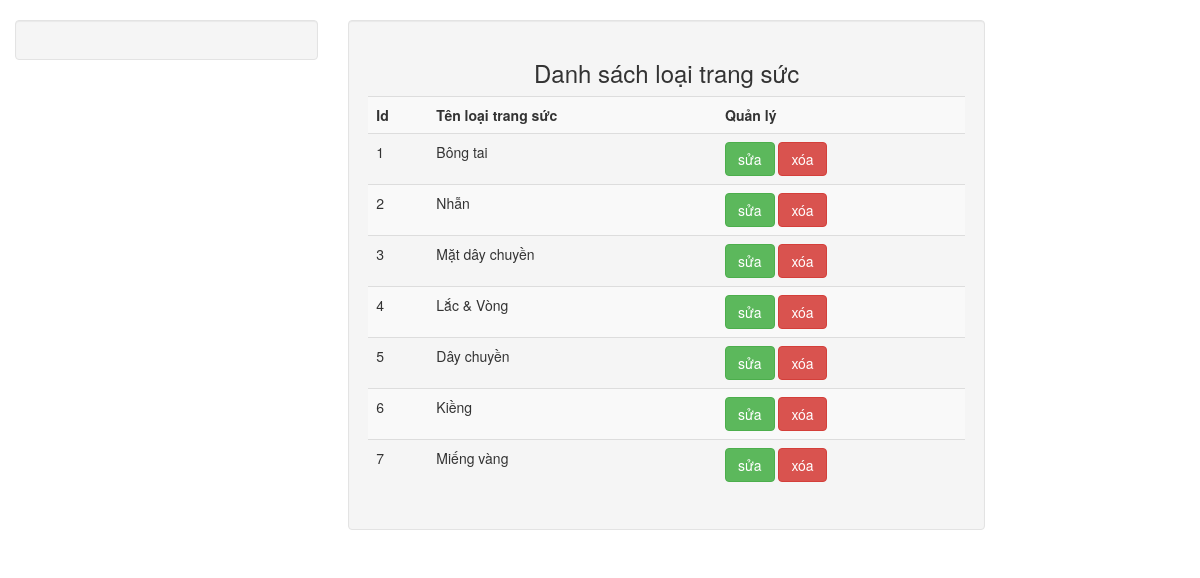
/admincp/modules/quanlydanhmucsp/suadanhmuc.php, run on the app's committed database.
### tables this page shows
CREATE TABLE `tbl_danhmuc` (
  `id_danhmuc` int(11) NOT NULL,
  `tendanhmuc` varchar(100) NOT NULL,
  `thutu` int(11) NOT NULL
);

### admincp/modules/quanlydanhmucsp/suadanhmuc.php (the view, shortened to what this page needs)
<!DOCTYPE html>
<html lang="en">
<head>
  <link rel="stylesheet" href="https://maxcdn.bootstrapcdn.com/bootstrap/3.4.1/css/bootstrap.min.css">
</head>
<body>
      <br>
      <div class="col-sm-10">
        <div class="row">
          <div class="col-sm-4">
            <div class="well">
          </div>
        </div>
        <div class="col-sm-8">
          <div class="well">
              <?php
              $sql_lietke_danhmucsp = "SELECT * FROM tbl_danhmuc ORDER BY thutu DESC";
              $query_lietke_danhmucsp = mysqli_query($mysqli, $sql_lietke_danhmucsp);
              ?>
              <h3 style="text-align:center;">Danh sách loại trang sức</h3>
              <table class="table table-striped">
              <tr>
                  <th>Id</th>
                  <th>Tên loại trang sức</th>
                  <th>Quản lý</th>
              </tr>
              <?php
              $i = 0;
              while($row = mysqli_fetch_array($query_lietke_danhmucsp)){
                  $i++;
              ?>
              <tr>
                  <td><?php echo $i ?></td>
                  <td><?php echo $row['tendanhmuc'] ?></td>
                  <td>
                      <a href="?action=quanlydanhmucsanpham&query=sua&iddanhmuc=<?php echo $row['id_danhmuc'] ?>" class="btn btn-success" role="button">sửa</a>
                      <a href="modules/quanlydanhmucsp/xuly.php?iddanhmuc=<?php echo $row['id_danhmuc'] ?>" class="btn btn-danger" role="button">xóa</a>
                  </td>
              </tr>
              <?php
              }
              ?>
              </table>
          </div>
        </div>
      </div>
    </div>
</body>
</html>

### data on the page
tbl_danhmuc: tendanhmuc "Bông tai"
tbl_danhmuc: tendanhmuc "Nhẫn"
tbl_danhmuc: tendanhmuc "Mặt dây chuyền"
tbl_danhmuc: tendanhmuc "Lắc & Vòng"
tbl_danhmuc: tendanhmuc "Dây chuyền"
tbl_danhmuc: tendanhmuc "Kiềng"
tbl_danhmuc: tendanhmuc "Miếng vàng"
